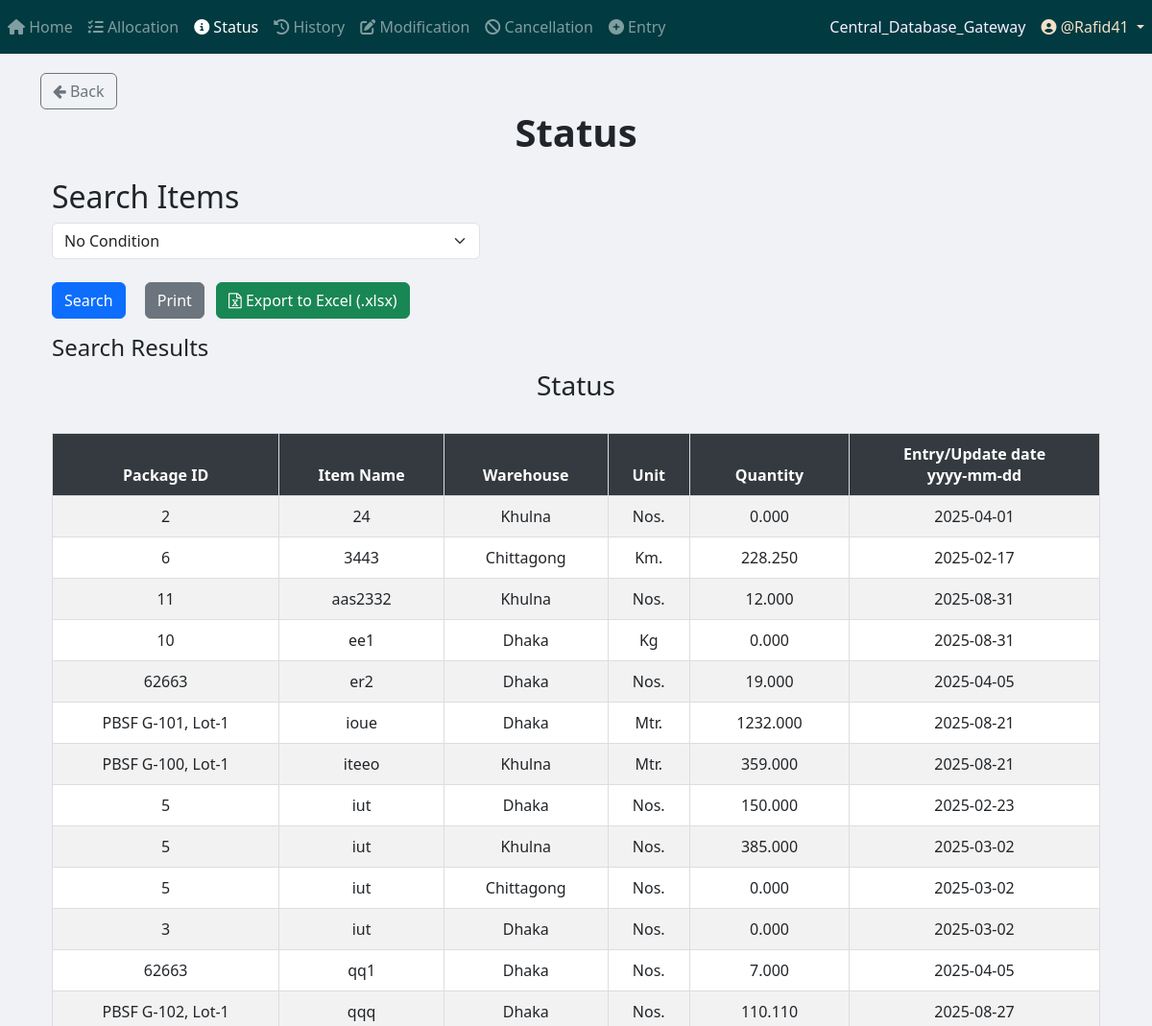
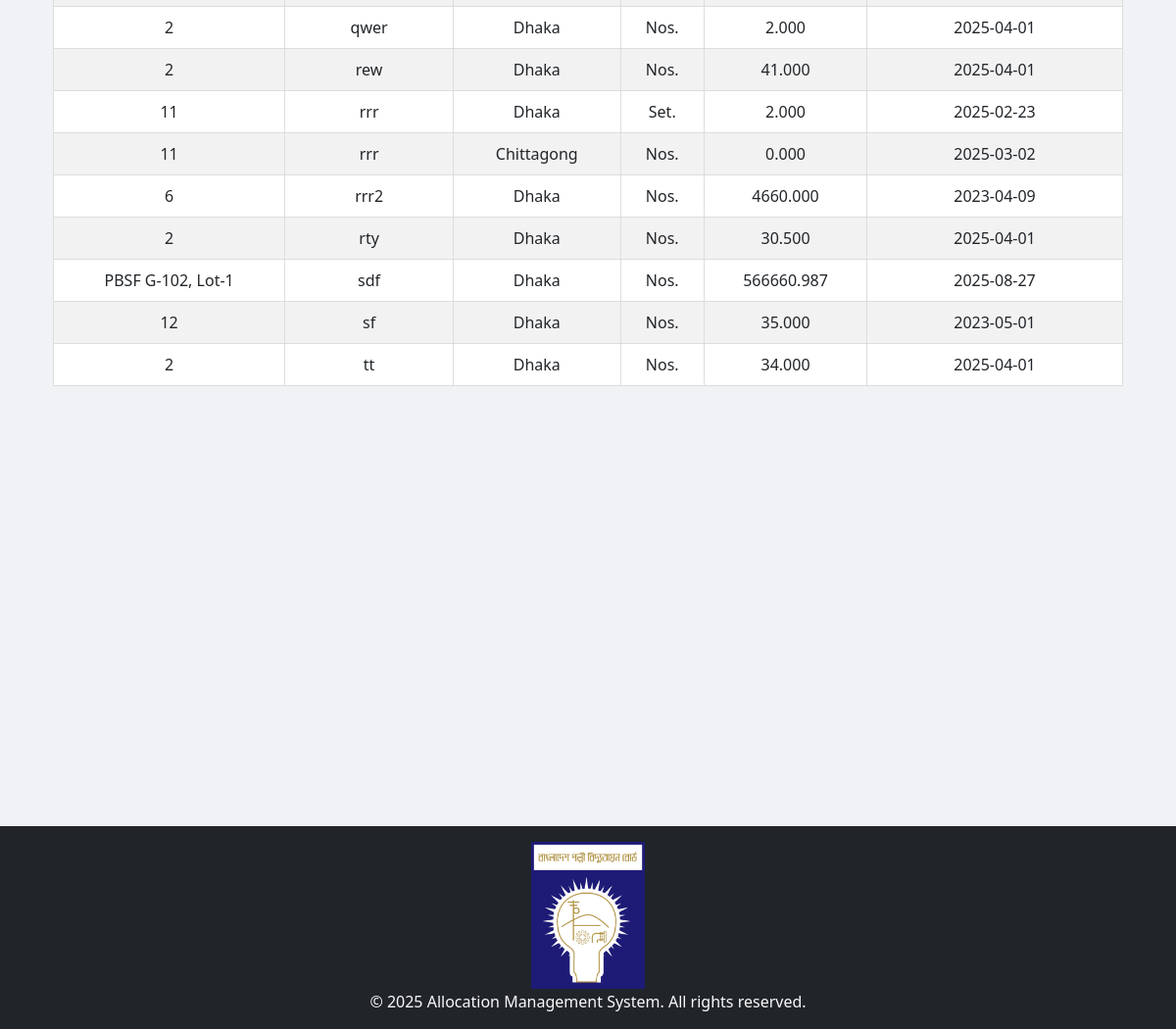
Screenshot of /status/ (signed in) with the database file from the repository (2 pictures, top to bottom).
### App_Entry/models.py (models this page shows, shortened)
class Item(models.Model):
    WAREHOUSE_CHOICES = [
        ("Dhaka", "Dhaka"),
        ("Khulna", "Khulna"),
        ("Chittagong", "Chittagong"),
    ]
    UNIT_CHOICES = [
        ("Nos.", "Nos."),
        ("Mtr.", "Mtr."),
        ("Km.", "Km."),
        ("Set.", "Set."),
        ("Pair.", "Pair."),
        ("Kg", "Kg"),
        ("Lot", "Lot"),
        ("Pcs", "Pcs"),
        ("Coil", "Coil"),
        ("Box", "Box"),
        ("Feet", "Feet"),
        ("Liter", "Liter"),
        ("m3", "m3"),
        ("m2", "m2"),
        ("Ream", "Ream"),
        ("Bundle", "Bundle"),
        ("Carton", "Carton"),
    ]
    name = models.CharField(max_length=255)
    description = models.TextField(blank=True, null=True)
    warehouse = models.CharField(
        max_length=50, choices=WAREHOUSE_CHOICES, default="Dhaka"
    )
    unit_of_item = models.CharField(
        max_length=100, choices=UNIT_CHOICES, default="Nos."
    )  # Updated field
    unit_price = models.DecimalField(max_digits=15, decimal_places=2, default=0.00)
    quantity_of_item = models.DecimalField(
        max_digits=20,
        decimal_places=3,
        default=0.00
    )
    package = models.ForeignKey(
        Package,
        on_delete=models.SET_NULL,
        related_name="package_of_item",
        null=True,
    )
    created_at = models.DateTimeField(default=timezone.now)

class Package(models.Model):
    packageId = models.TextField(unique=True)

### App_Status/views.py (the view, shortened to what this page needs)
# urls.py: path("", views.status_page, name="status_page"),
def status_page(request):
    all_items = Item.objects.all()
    active_filters = {}
    combined_q = Q()
    for i in range(5):
        filter_by_key = f"filter_by_{i}"
        query_key = f"query_{i}"
        filter_by = request.GET.get(filter_by_key, "").strip()
        query = request.GET.get(query_key, "").strip()
    if combined_q:
        all_items = all_items.filter(combined_q)
    all_items = all_items.order_by("name")
    all_possible_units = [choice[0] for choice in Item.UNIT_CHOICES]
    context = {
        "items": all_items,
        "unique_units": all_possible_units, # Pass the choices from the model
    }
    context.update(active_filters) # Add active filters back to context for template
    return render(
        request,
        "App_Status/status.html",
        context,
    )

### App_Admin_Panel/templatetags/nav_CDB_links_loader.py (called while the page is built)
@register.simple_tag
def external_link_from_static(filename):
    subpath = filename
    if not subpath.startswith("links" + os.sep) and not subpath.startswith("links/"):
        subpath = os.path.join("links", filename)
    file_path = find(subpath)
    if not file_path:
        return ""
    try:
        with open(file_path, "r", encoding="utf-8") as f:
            return f.read().strip()
    except Exception:
        return ""

### App_Status/templatetags/status_custom_filters.py (called while the page is built)
@register.filter
def get_item(dictionary, key):
    return dictionary.get(key)

### templates/App_Status/status.html (shortened to what this page needs)
{% extends 'base.html' %}
{% load crispy_forms_tags %}
{% load static %}
{% load status_custom_filters %}
{% block body_block %}
<a href="{% url 'App_Home:home_page' %}" class="btn btn-outline-secondary">
    <i class="fa fa-arrow-left"></i> Back
</a>
<center><h1><b> Status </b></h1></center>
<div class="container mt-4">
    <h2>Search Items</h2>
    <form method="GET" action="{% url 'App_Status:status_page' %}" class="row g-3" id="searchForm">
        <div id="filter-container">
        </div>
        <div class="col-12 mt-3">
            <button type="submit" class="btn btn-primary me-3">Search</button>
            <button type="button" class="btn btn-secondary me-2" onclick="printResults()">Print</button>
            <button type="button" class="btn btn-success" onclick="exportToExcel()">
                <i class="fa fa-file-excel-o"></i> Export to Excel (.xlsx)
            </button>
        </div>
    </form>
    <h4>Search Results</h4>
    <div id="printableArea" class="table-responsive">
        <h3 class="text-center">Status</h3>
        <br>
        <table class="table table-bordered table-striped table-hover" id="statusTable">
            <thead class="table-dark sticky-top">
                <tr>
                    <th>Package ID</th>
                    <th>Item Name</th>
                    <th>Warehouse</th>
                    <th>Unit</th>
                    <th>Quantity</th>
                    <th>Entry/Update date <center>yyyy-mm-dd</center></th>
                </tr>
            </thead>
            <tbody>
                {% if items %}
                    {% for item in items %}
                    <tr>
                        <td>{{ item.package.packageId }}</td>
                        <td>{{ item.name }}</td>
                        <td>{{ item.warehouse }}</td>
                        <td>{{ item.unit_of_item }}</td>
                        <td>{{ item.quantity_of_item }}</td>
                        <td>{{ item.created_at | date:"Y-m-d" }}</td>
                    </tr>
                    {% endfor %}
                {% else %}
                    <tr>
                        <td colspan="7" class="text-center text-danger">No matching data found</td>
                    </tr>
                {% endif %}
            </tbody>
        </table>
    </div>
</div>
{% endblock %}

### templates/partials/navbar.html (shortened to what this page needs)
{% load static %}
{% load nav_CDB_links_loader %}
{% external_link_from_static "Central_Database_Gateway.txt" as central_database_gateway_link %}
{% if request.path|slice:":9" == "/project/" %}
    <nav class="navbar navbar-expand-sm navbar-dark" style="background-color: #005F5B; color: #C4FFF9;">
        <button class="navbar-toggler" type="button" data-toggle="collapse" data-target="#navbarProject">
            <span class="navbar-toggler-icon"></span>
        </button>
        <div class="collapse navbar-collapse" id="navbarProject">
            <ul class="navbar-nav mr-auto">
                {% if user.is_authenticated %}
                                <li class="nav-item">
                                    <a class="nav-link" href="{% url 'Project_App_Home:project_home_page' %}">
                                        <i class="fas fa-project-diagram"></i> P_Home
                                    </a>
                                </li>                    {% if request.user.is_superuser or request.user.user_group.user_group_type == "Editor" %}
                    <li class="nav-item">
                        <a class="nav-link" href="{% url 'Project_App_Allocation:allocation_page' %}">
                            <i class="fas fa-tasks"></i> P_Allocation
                        </a>
                    </li>
                    {% endif %}
                    {% if request.user.is_superuser or request.user.user_group.user_group_type in "Editor View History and Status only" %}
                    <li class="nav-item">
                        <a class="nav-link" href="{% url 'Project_App_Status:status_page' %}">
                            <i class="fas fa-info-circle"></i> P_Status
                        </a>
                    </li>
                    {% endif %}
                    <li class="nav-item">
                        <a class="nav-link" href="{% url 'Project_App_History:history_page' %}">
                            <i class="fas fa-history"></i> P_History
                        </a>
                    </li>
                    {% if request.user.is_superuser or request.user.user_group.user_group_type == "Editor" %}
                    <li class="nav-item">
                        <a class="nav-link" href="{% url 'Project_App_Modification:modification_menu' %}">
                            <i class="fas fa-edit"></i> P_Modification
                        </a>
                    </li>
                    <li class="nav-item">
                        <a class="nav-link" href="{% url 'Project_App_Cancellation:cancellation' %}">
                            <i class="fas fa-ban"></i> P_Cancellation
                        </a>
                    </li>
                    <li class="nav-item">
                        <a class="nav-link" href="{% url 'Project_App_Entry:entry_page' %}">
                            <i class="fas fa-plus-circle"></i> P_Entry
                        </a>
                    </li>
                    <li class="nav-item">
                        <a class="nav-link" href="{% url 'Project_App_ProjectWiseBalance:project_list' %}">
                            <i class="fas fa-plus-circle"></i> P_Project-Wise Balance
                        </a>
                    </li>
                    {% endif %}
                {% endif %}
            </ul>
            <ul class="navbar-nav">
                <li class="nav-item">
                    <a class="nav-link" style="color: #FFE9A8;" href="{{ central_database_gateway_link|default:'#' }}" target="_blank" rel="noopener noreferrer">Central_Database_Gateway</a>
                </li>
                {% if user.is_authenticated %}
                    <li class="nav-item dropdown">
                        <a class="nav-link dropdown-toggle" style="color: #FFA07A;" href="#" id="userDropdown" role="button" data-toggle="dropdown">
                            <i class="fas fa-user-circle"></i> @{{ user.username }}
                        </a>
                        <div class="dropdown-menu dropdown-menu-right">
                            {% if request.user.is_superuser %}
                                <a class="dropdown-item text-primary" href="{% url 'App_Admin_Panel:admin_panel_home' %}">
                                    <i class="fas fa-tools"></i> <strong>Admin Panel</strong>
                                </a>
                                <div class="dropdown-divider"></div>
                            {% endif %}
                            <a class="dropdown-item text-danger" href="{% url 'App_Login:logout' %}">
                                <i class="fas fa-sign-out-alt"></i> <strong>Logout</strong>
                            </a>
                        </div>
                    </li>
                {% else %}
                    <li class="nav-item {% if request.resolver_match.url_name == 'login' %}active{% endif %}">
                        <a class="nav-link" href="{% url 'App_Login:login' %}">
                            <i class="fas fa-sign-in-alt"></i> Login
                        </a>
                    </li>
                {% endif %}
            </ul>
        </div>
    </nav>
{% else %}
    <nav class="navbar navbar-expand-sm navbar-dark" style="background-color: #013A40; color: #F8ECFF;">
        <div class="collapse navbar-collapse" id="navbarDefault">
            <ul class="navbar-nav mr-auto">
                {% if user.is_authenticated %}
                    <li class="nav-item {% if request.resolver_match.url_name == 'home_page' %}active{% endif %}">
                        <a class="nav-link" href="{% url 'App_Home:home_page' %}">
                            <i class="fas fa-home"></i> Home
                        </a>
                    </li>
                    {% if request.user.is_superuser or request.user.user_group.user_group_type == "Editor" %}
                    <li class="nav-item {% if request.resolver_match.url_name == 'allocation_page' %}active{% endif %}">
                        <a class="nav-link" href="{% url 'App_Allocation:allocation_page' %}">
                            <i class="fas fa-tasks"></i> Allocation
                        </a>
                    </li>
                    {% endif %}
                    {% if request.user.is_superuser or request.user.user_group.user_group_type in "Editor View History and Status only" %}
                    <li class="nav-item {% if request.resolver_match.url_name == 'status_page' %}active{% endif %}">
                        <a class="nav-link" href="{% url 'App_Status:status_page' %}">
                            <i class="fas fa-info-circle"></i> Status
                        </a>
                    </li>
                    {% endif %}
                    <li class="nav-item {% if request.resolver_match.url_name == 'history_page' %}active{% endif %}">
                        <a class="nav-link" href="{% url 'App_History:history_page' %}">
                            <i class="fas fa-history"></i> History
                        </a>
                    </li>
                    {% if request.user.is_superuser or request.user.user_group.user_group_type == "Editor" %}
                    <li class="nav-item {% if request.resolver_match.url_name == 'modification_menu' %}active{% endif %}">
                        <a class="nav-link" href="{% url 'App_Modification:modification_menu' %}">
                            <i class="fas fa-edit"></i> Modification
                        </a>
                    </li>
                    {% endif %}
                    {% if request.user.is_superuser or request.user.user_group.user_group_type == "Editor" %}
                    <li class="nav-item {% if request.resolver_match.url_name == 'cancellation' %}active{% endif %}">
                        <a class="nav-link" href="{% url 'App_Cancellation:cancellation' %}">
                            <i class="fas fa-ban"></i> Cancellation
                        </a>
                    </li>
                    {% endif %}
                    {% if request.user.is_superuser or request.user.user_group.user_group_type == "Editor" %}
                    <li class="nav-item {% if request.resolver_match.url_name == 'entry_page' %}active{% endif %}">
                        <a class="nav-link" href="{% url 'App_Entry:entry_page' %}">
                            <i class="fas fa-plus-circle"></i> Entry
                        </a>
                    </li>
                    {% endif %}
                {% endif %}
            </ul>
            <ul class="navbar-nav">
                <li class="nav-item">
                    <a class="nav-link" style="color: #F7F0FF;" href="{{ central_database_gateway_link|default:'#' }}" target="_blank" rel="noopener noreferrer">Central_Database_Gateway</a>
                </li>
                {% if user.is_authenticated %}
                    <li class="nav-item dropdown">
                        <a class="nav-link dropdown-toggle" style="color: #F3E0C7;" href="#" id="userDropdown" role="button" data-toggle="dropdown">
                            <i class="fas fa-user-circle"></i> @{{ user.username }}
                        </a>
                    </li>
                {% else %}
                    <li class="nav-item {% if request.resolver_match.url_name == 'login' %}active{% endif %}">
                        <a class="nav-link" href="{% url 'App_Login:login' %}">
                            <i class="fas fa-sign-in-alt"></i> Login
                        </a>
                    </li>
                {% endif %}
            </ul>
        </div>
    </nav>
{% endif %}

### templates/App_Status/status.html (style rules this page uses)
.table { font-size: 16px; text-align: center; }
.sticky-top { position: sticky; top: 0; z-index: 1020; }
.table-dark th { background-color: #343a40 !important; color: white !important; }
.table-bordered th, .table-bordered td { border: 1px solid #ddd !important; padding: 10px; }

### templates/partials/footer.html (style rules this page uses)
html, body { height: 100%; margin: 0; }

### rows the page displays
Item: package.packageId "2", name "24", warehouse "Khulna", unit_of_item "Nos.", quantity_of_item "0.000", created_at "2025-04-01"
Item: package.packageId "6", name "3443", warehouse "Chittagong", unit_of_item "Km.", quantity_of_item "228.250", created_at "2025-02-17"
Item: package.packageId "11", name "aas2332", warehouse "Khulna", unit_of_item "Nos.", quantity_of_item "12.000", created_at "2025-08-31"
Item: package.packageId "10", name "ee1", warehouse "Dhaka", unit_of_item "Kg", quantity_of_item "0.000", created_at "2025-08-31"
Item: package.packageId "62663", name "er2", warehouse "Dhaka", unit_of_item "Nos.", quantity_of_item "19.000", created_at "2025-04-05"
Item: package.packageId "PBSF G-101, Lot-1", name "ioue", warehouse "Dhaka", unit_of_item "Mtr.", quantity_of_item "1232.000", created_at "2025-08-21"
Item: package.packageId "PBSF G-100, Lot-1", name "iteeo", warehouse "Khulna", unit_of_item "Mtr.", quantity_of_item "359.000", created_at "2025-08-21"
Item: package.packageId "5", name "iut", warehouse "Dhaka", unit_of_item "Nos.", quantity_of_item "150.000", created_at "2025-02-23"
Item: package.packageId "5", name "iut", warehouse "Khulna", unit_of_item "Nos.", quantity_of_item "385.000", created_at "2025-03-02"
Item: package.packageId "5", name "iut", warehouse "Chittagong", unit_of_item "Nos.", quantity_of_item "0.000", created_at "2025-03-02"
Item: package.packageId "3", name "iut", warehouse "Dhaka", unit_of_item "Nos.", quantity_of_item "0.000", created_at "2025-03-02"
Item: package.packageId "62663", name "qq1", warehouse "Dhaka", unit_of_item "Nos.", quantity_of_item "7.000", created_at "2025-04-05"
Item: package.packageId "PBSF G-102, Lot-1", name "qqq", warehouse "Dhaka", unit_of_item "Nos.", quantity_of_item "110.110", created_at "2025-08-27"
Item: package.packageId "2", name "qwer", warehouse "Dhaka", unit_of_item "Nos.", quantity_of_item "2.000", created_at "2025-04-01"
Item: package.packageId "2", name "rew", warehouse "Dhaka", unit_of_item "Nos.", quantity_of_item "41.000", created_at "2025-04-01"
Item: package.packageId "11", name "rrr", warehouse "Dhaka", unit_of_item "Set.", quantity_of_item "2.000", created_at "2025-02-23"
Item: package.packageId "11", name "rrr", warehouse "Chittagong", unit_of_item "Nos.", quantity_of_item "0.000", created_at "2025-03-02"
Item: package.packageId "6", name "rrr2", warehouse "Dhaka", unit_of_item "Nos.", quantity_of_item "4660.000", created_at "2023-04-09"
Item: package.packageId "2", name "rty", warehouse "Dhaka", unit_of_item "Nos.", quantity_of_item "30.500", created_at "2025-04-01"
Item: package.packageId "PBSF G-102, Lot-1", name "sdf", warehouse "Dhaka", unit_of_item "Nos.", quantity_of_item "566660.987", created_at "2025-08-27"
Item: package.packageId "12", name "sf", warehouse "Dhaka", unit_of_item "Nos.", quantity_of_item "35.000", created_at "2023-05-01"
Item: package.packageId "2", name "tt", warehouse "Dhaka", unit_of_item "Nos.", quantity_of_item "34.000", created_at "2025-04-01"

### other values shown
{{ user.username }} "Rafid41"
